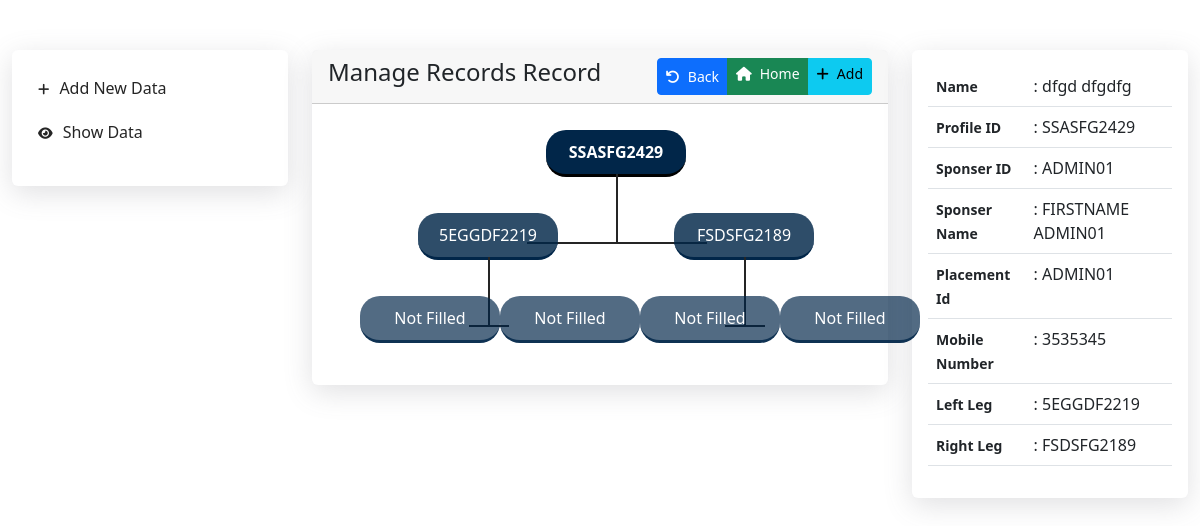
The page /manage-data.php?id=SSASFG2429 on the database its author committed.
### tables this page shows
CREATE TABLE `people` (
  `id` int(11) NOT NULL,
  `profile_id` varchar(256) NOT NULL,
  `sponser_id` varchar(256) NOT NULL,
  `sponser_name` varchar(256) NOT NULL,
  `placement_id` varchar(256) NOT NULL,
  `left_leg` varchar(100) NOT NULL,
  `right_leg` varchar(100) NOT NULL,
  `first_name` varchar(256) NOT NULL,
  `last_name` varchar(256) NOT NULL,
  `dob` varchar(256) NOT NULL,
  `father_name` varchar(256) NOT NULL,
  `mother_name` varchar(256) NOT NULL,
  `mobile_number` varchar(100) NOT NULL,
  `address` varchar(1000) NOT NULL,
  `status` varchar(50) NOT NULL
);

### manage-data.php (the view, shortened to what this page needs)
<?php
require_once('./config/database.php');
$sql = "SELECT * FROM people WHERE profile_id = '".$_GET['id']."'";
$result = mysqli_query($con, $sql);
if (mysqli_num_rows($result) > 0)
{
    $row_fetch = mysqli_fetch_assoc($result);
}
?>
<!DOCTYPE html>
<html lang="en">
<head>
    <link rel="stylesheet" href="./assets/style.css">
    <link rel="stylesheet" href="./bootstrap/css/bootstrap.min.css">
</head>
<body>
    <section class="main">
        <div class="container-fluid">
            <div class="row ">
                <div class="col-lg-3">
                    <div class="card menu-card">
                        <div class="card-body">
                            <ul>
                                <li>
                                    <a href="./index.php"><i class="fa-solid fa-plus"></i>Add New Data</a>
                                </li>
                                <li>
                                    <a href="./manage-data.php"><i class="fa-solid fa-eye"></i>Show Data</a>
                                </li>
                            </ul>
                        </div>
                    </div>
                </div>
                <div class="col-lg-6">
                    <div class="row">
                        <div class="col-lg-12">
                            <div class="card">
                                <div class="card-header d-flex justify-content-between">
                                    <h4>Manage Records Record</h3>
                                        <div class="btn-group btn-group-sm float-end" role="group" aria-label="First group">
                                            <button type="button" class="btn btn-primary" onclick="window.history.back()"><i class="fas fa-undo me-2"></i>Back</button>
                                            <a href="./manage-data.php" type="button" class="btn btn-success"><i class="fas fa-home me-2"></i>Home</a>
                                            <a href="./index.php" type="button" class="btn btn-info"><i class="fas fa-plus me-2"></i>Add</a>
                                        </div>
                                </div>
                                <div class="card-body text-center">
                                    <div class="card-box">
                                        <ul>
                                            <a type="button" class="wrapper" data-bs-toggle="tooltip" data-bs-placement="top" data-bs-title="Tooltip on top" href="./manage-data.php?id=<?php echo $_GET['id']; ?>">
                                                <li>
                                                    <p><strong><?php echo $_GET['id']; ?></strong></p>
                                                </li>
                                            </a>
                                        </ul>
                                        <ul>
                                            <?php
                                            require_once('./config/database.php');
                                            $sqli = "SELECT * FROM people WHERE profile_id = '" . $_GET['id'] . "'";
                                            $result = mysqli_query($con, $sqli);
                                            if (mysqli_num_rows($result) > 0) {
                                                while ($row = mysqli_fetch_assoc($result)) {
                                                    $values_array = array($row['left_leg'], $row['right_leg']);
                                            ?>
                                                    <?php if ($row['left_leg'] != '') { ?><a href="./manage-data.php?id=<?php echo $row['left_leg']; ?>">
                                                            <li class="left_leg">
                                                                <p><?php echo $row['left_leg']; ?></p>
                                                            </li>
                                                        </a><?php } ?>
                                                    <?php if ($row['right_leg'] != '') { ?><a href="./manage-data.php?id=<?php echo $row['right_leg']; ?>">
                                                            <li class="right_leg">
                                                                <p><?php echo $row['right_leg']; ?></p>
                                                            </li>
                                                        </a><?php } else { ?><a type="button">
                                                            <li class="right_leg">
                                                                <p>Not Filled</p>
                                                            </li>
                                                        </a><?php } ?>
                                                <?php
                                                }
                                            }
                                            ?>
                                        </ul>
                                        <ul>
                                            <?php
                                            foreach ($values_array as $value) {
                                            ?>
                                                <?php
                                                require_once('./config/database.php');
                                                $sqli1 = "SELECT * FROM people WHERE profile_id = '$value'";
                                                $result1 = mysqli_query($con, $sqli1);
                                                if (mysqli_num_rows($result1) > 0) {
                                                    while ($row1 = mysqli_fetch_assoc($result1)) {
                                                ?>
                                                        <?php if ($row1['left_leg'] != '') { ?><a href="./manage-data.php?id=<?php echo $row1['left_leg']; ?>">
                                                                <li class="left_leg">
                                                                    <p><?php echo $row1['left_leg']; ?></p>
                                                                </li>
                                                            </a><?php } else { ?><a type="button">
                                                                <li class="left_leg">
                                                                    <p>Not Filled</p>
                                                                </li>
                                                            </a><?php } ?>
                                                        <?php if ($row1['right_leg'] != '') { ?><a href="./manage-data.php?id=<?php echo $row1['right_leg']; ?>">
                                                                <li class="right_leg">
                                                                    <p><?php echo $row1['right_leg']; ?></p>
                                                                </li>
                                                            </a><?php } else { ?><a type="button">
                                                                <li class="right_leg">
                                                                    <p>Not Filled</p>
                                                                </li>
                                                            </a><?php } ?>
                                                    <?php
                                                    }
                                                }
                                                ?>
                                            <?php
                                            }
                                            ?>
                                        </ul>
                                    </div>
                                </div>
                            </div>
                        </div>
                    </div>
                </div>
                <div class="col-lg-3">
                    <div class="card menu-card">
                        <div class="card-body">
                            <table class="table">
                                <tbody>
                                    <tr>
                                        <th width="40%"><small>Name</small></th>
                                        <td width="60%">: <?php echo $row_fetch['first_name']; ?> <?php echo $row_fetch['last_name']; ?></td>
                                    </tr>
                                    <tr>
                                        <th width="40%"><small>Profile ID</small></th>
                                        <td width="60%">: <?php echo $row_fetch['profile_id']; ?></td>
                                    </tr>
                                    <tr>
                                        <th width="40%"><small>Sponser ID</small></th>
                                        <td width="60%">: <?php echo $row_fetch['sponser_id']; ?></td>
                                    </tr>
                                    <tr>
                                        <th width="40%"><small>Sponser Name</small></th>
                                        <td width="60%">: <?php echo $row_fetch['sponser_name']; ?></td>
                                    </tr>
                                    <tr>
                                        <th width="40%"><small>Placement Id</small></th>
                                        <td width="60%">: <?php echo $row_fetch['placement_id']; ?></td>
                                    </tr>
                                    <tr>
                                        <th width="40%"><small>Mobile Number</small></th>
                                        <td width="60%">: <?php echo $row_fetch['mobile_number']; ?></td>
                                    </tr>
                                    <tr>
                                        <th width="40%"><small>Left Leg</small></th>
                                        <td width="60%">: <?php echo $row_fetch['left_leg']; ?></td>
                                    </tr>
                                    <tr>
                                        <th width="40%"><small>Right Leg</small></th>
                                        <td width="60%">: <?php echo $row_fetch['right_leg']; ?></td>
                                    </tr>
                                </tbody>
                            </table>
                        </div>
                    </div>
                </div>
            </div>
        </div>
    </section>
</body>
</html>

### assets/style.css (style rules this page uses)
.card { box-shadow: rgba(100, 100, 111, 0.2) 0px 7px 29px 0px; border: none !important; }
section.main { padding: 50px 0; }
ul, li, a { list-style: none !important; text-decoration: none; }
a { text-decoration: none !important; }
section.main .menu-card ul li { padding: 10px; }
section.main .menu-card ul { padding-left: 0 !important; }
section.main .menu-card ul li a i { margin-right: 10px;font-size: 13px; }
section.main .menu-card ul li a { color: #252525; }
.card-box ul { display: flex; justify-content: center; justify-content: space-around }
.card-box ul li { text-align: center; padding: 10px 20px; background-color: aliceblue; border-radius: 20px; margin-bottom: 10px; min-width: 140px; }
.card-box ul li { border-bottom: 3px solid #bfe1ff; margin-top: 10px; }
.card-box ul { position: relative; }
.card-box ul a li::after { content: ""; position: absolute; bottom: -70px; height: 70px; width: 2px; background-color: #252525; }
.card-box ul:last-child a li::after { content: ""; display: none; }
.card-box ul a { color: #252525; }
.card-box ul li::after { content: '|'; position: absolute; color: #252525; bottom: -5px; }
.card-box ul:last-child li::after { content: ""; }
.card-box ul li { position: relative; }
.card-box ul:first-child li::before { content: ""; position: absolute; bottom: -160%; height: 2px; width: 180px; right: -15%; background-color: #252525; }
.card-box ul li::before { content: ""; position: absolute; bottom: -160%; height: 2px; width: 40px; right: 35%; background-color: #252525; }
.card-box ul:last-child li::before { content: ""; display: none; }
.card-box ul li { z-index: 10000; }
.card-box ul:first-child li { background-color: #012649; border-bottom: 3px solid #000000; color: #FFF; }
.card-box ul:nth-child(2) li { background-color: #012649d1; border-bottom: 3px solid #012649; color: #FFF; }
.card-box ul:nth-child(3) li { background-color: #012649ad; border-bottom: 3px solid #012649d1; color: #FFF; }
p { margin: 0 !important; }

### rows shown on the page
people: left_leg "5EGGDF2219", right_leg "FSDSFG2189", first_name "dfgd", last_name "dfgdfg", profile "SSASFG2429", sponser "ADMIN01", sponser_name "FIRSTNAME ADMIN01", placement "ADMIN01", mobile_number "3535345"
people: left_leg "Not Filled", right_leg "Not Filled"
people: left_leg "Not Filled", right_leg "Not Filled"

### other values the page prints
$_GET['id'] "SSASFG2429"
